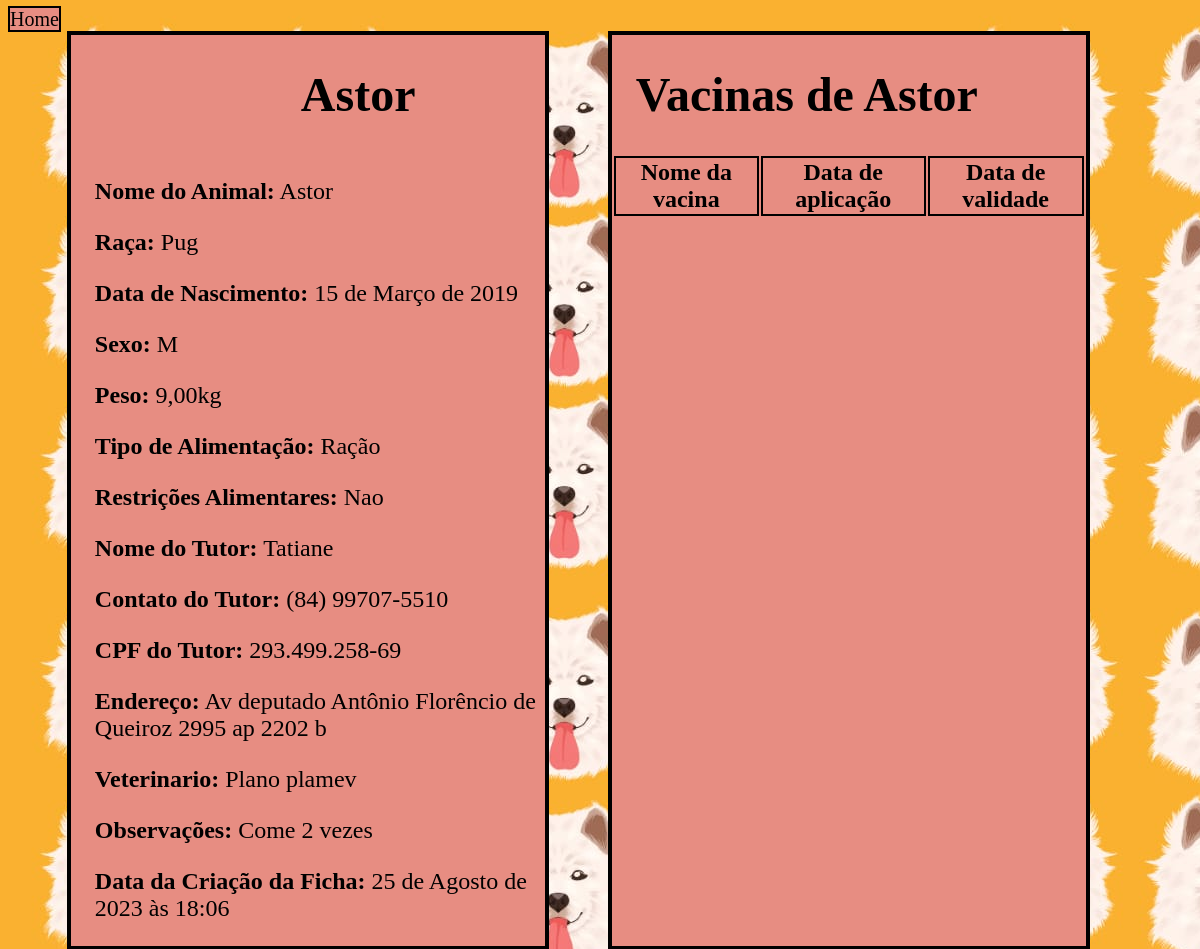
Page /mostrar_ficha/Astor (signed in) on the committed database.
### ficha/models.py (models this page shows, shortened)
class FichaDog(models.Model):
    nome = models.CharField(max_length=100, primary_key=True)
    raca = models.CharField(max_length=100)
    data_de_nascimento =  models.DateField()
    sexo = models.CharField(max_length=1, choices=(('M', 'Macho'), ('F', 'Fêmea')))
    peso = models.DecimalField(max_digits=5, decimal_places=2)
    tipo_alimentacao = models.CharField(max_length=100)
    restricoes_alimentares = models.CharField(max_length=100, blank=True, null=True)
    nome_tutor = models.CharField(max_length=100,blank=True)
    contato_tutor = models.CharField(max_length=100)
    cpf_tutor = models.CharField(max_length=14)
    endereco = models.CharField(max_length=100,blank=True, null=True)
    veterinario = models.CharField(max_length=100,blank=True, null=True)
    observacoes = models.TextField(blank=True, null=True)
    data = models.DateTimeField(auto_now_add=True)
    imagem = models.ImageField(upload_to='img/', blank=True, null=True)
    class Meta:
            db_table = 'Ficha_Dog'

### ficha/views.py (the view)
# urls.py: path('mostrar_ficha/<str:nome>', views.mostrar_ficha, name='mostrar_ficha'),
@login_required(login_url="/auth/login/")
def mostrar_ficha(request, nome):
    validade = []
    try:
        animal = FichaDog.objects.get(nome=nome)
        vacina = VacinaAnimal.objects.filter(pet=nome).all()
        for vacina_animal in vacina:
            dias = vacina_animal.vacina.nova_dose
            validade = vacina_animal.data_administracao + timedelta(days=dias)
    except FichaDog.DoesNotExist:
        return HttpResponse("Animal não encontrado")
    else:
        return render(request, 'mostrar_ficha.html', {'animal': animal, 'vacina':vacina, 'validade':validade})

### ficha/templates/mostrar_ficha.html (shortened to what this page needs)
<!DOCTYPE html>
<html>
<head>
    {% load static %}
</head>
<body>
    <a class="home" href="{% url 'home' %}">Home</a>
<div class="corpo">
    <div class='form'>
        <div class="imagem">
            <h1>{{animal.nome}}</h1>
        </div>
        <p><strong>Nome do Animal:</strong> {{ animal.nome }}</p>
        <p><strong>Raça:</strong> {{ animal.raca }}</p>
        <p><strong>Data de Nascimento:</strong> {{ animal.data_de_nascimento }}</p>
        <p><strong>Sexo:</strong> {{ animal.sexo }}</p>
        <p><strong>Peso:</strong> {{ animal.peso }}kg</p>
        <p><strong>Tipo de Alimentação:</strong> {{ animal.tipo_alimentacao }}</p>
        <p><strong>Restrições Alimentares:</strong> {{ animal.restricoes_alimentares }}</p>
        <p><strong>Nome do Tutor:</strong> {{ animal.nome_tutor }}</p>
        <p><strong>Contato do Tutor:</strong> {{ animal.contato_tutor }}</p>
        <p><strong>CPF do Tutor:</strong> {{ animal.cpf_tutor }}</p>
        <p><strong>Endereço:</strong> {{ animal.endereco }}</p>
        <p><strong>Veterinario:</strong> {{ animal.veterinario }}</p>
        <p><strong>Observações:</strong> {{ animal.observacoes }}</p>
        <p><strong>Data da Criação da Ficha:</strong> {{ animal.data }}</p>
    </div>
    <div class='form'>
        <table class="table">
            <h1>Vacinas de {{animal.nome}} </h1>
            <thead>
            <tr>
                <th>Nome da vacina</th>
                <th>Data de aplicação</th>
                <th>Data de validade</th>
            </tr>
            </thead>
        </table>
    </div>
</div>
</body>
</html>

### ficha/templates/mostrar_ficha.html (style rules this page uses)
body { background-image: url('/static/img/fundo.jpeg'); }
.form { height: auto; border: 4px solid black; width: 40%; margin-left: 5%; background-color: rgb(231, 141, 130); font-size: x-large; }
p { margin-left: 5%; }
.home { font-size: 20px; text-decoration: none; color: black; border: 2px solid black; background-color: rgb(231, 141, 130); text-align: center; }
h1 { margin-left: 5%; }
.corpo { display:flex; }
th, td { border: 2px solid black; width: auto; }
.imagem { display: flex; flex-direction: row; align-items: center; }
.table { width: 100%; }

### rows in the picture
FichaDog: nome "Astor", raca "Pug", data_de_nascimento "15 de Março de 2019", sexo "M", peso "9,00", tipo_alimentacao "Ração", restricoes_alimentares "Nao", nome_tutor "Tatiane", contato_tutor "(84) 99707-5510", cpf_tutor "293.499.258-69", endereco "Av deputado Antônio Florêncio de Queiroz 2995 ap 2202 b", veterinario "Plano plamev", observacoes "Come 2 vezes", data "25 de Agosto de 2023 às 18:06"
